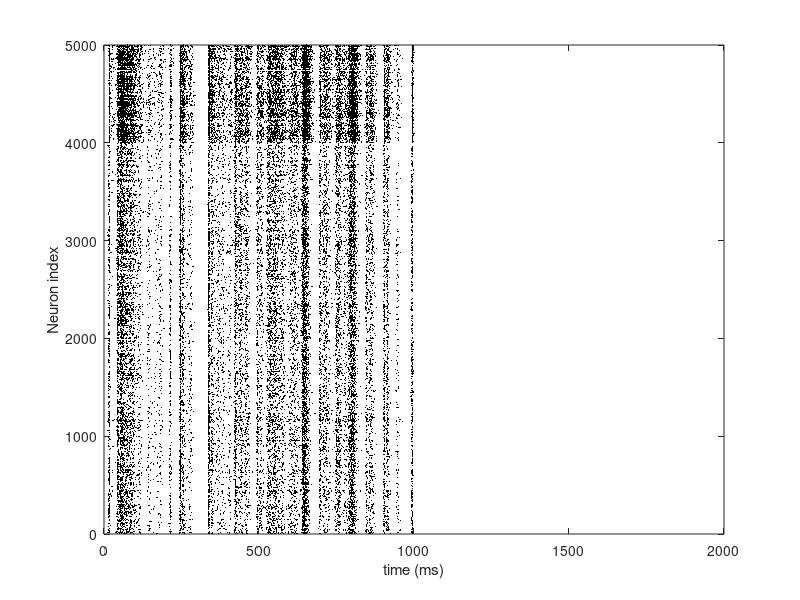
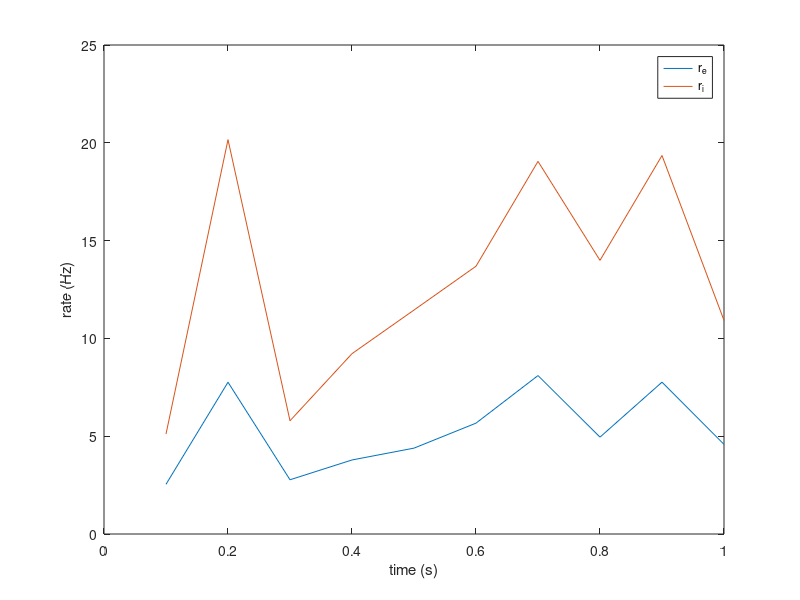
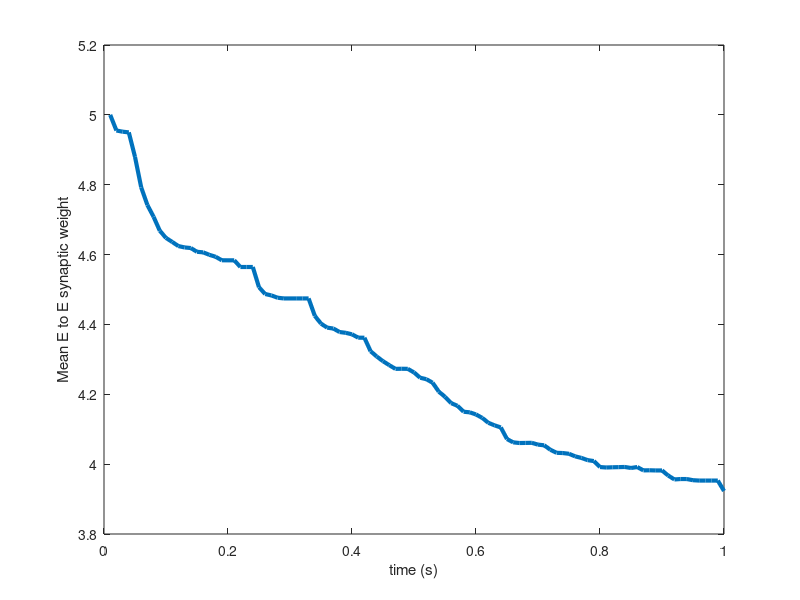

Source code (MATLAB) for these figures, in order: (Note: this script raises an error after producing the figures.)
%% Simulation of an EE plastic balanced network. April 2020.
%%% This code simulates a single run of a balanced network with Kohonen's
%%% rule on EE synapses.

clear

rng(1);

% Number of neurons in each population
N = 5000;
Ne=0.8*N;
Ni=0.2*N;

% Number of neurons in ffwd layer
Nx=0.2*N;

% Recurrent net connection probabilities
P=[0.1 0.1; 0.1 0.1];

% Ffwd connection probs
Px=[.1; .1];

%%%
% Correlation between the spike trains in the ffwd layer
c=0.1;

% Timescale of correlation
taujitter=5;

% Mean connection strengths between each cell type pair
Jm=[5 -100; 112.5 -250]/sqrt(N);
Jxm=[180; 135]/sqrt(N);

% Time (in ms) for sim
T=1000;

% Time discretization
dt=.1;

% Proportions
qe=Ne/N;
qi=Ni/N;
qf=Nx/N;

% FFwd spike train rate (in kHz)
rx=10/1000;

% Number of time bins
Nt=round(T/dt);
time=dt:dt:T;

% Extra stimulus: Istim is a time-dependent stimulus
% it is delivered to all neurons with weights given by JIstim.
% Specifically, the stimulus to neuron j at time index i is:
% Istim(i)*JIstim(j)
Istim=zeros(size(time)); 
Istim(time>T/2)=0; 
jestim=0; 
jistim=0;
Jstim=sqrt(N)*[jestim*ones(Ne,1); jistim*ones(Ni,1)]; 

% Build mean field matrices
Q=[qe qi; qe qi];
Qf=[qf; qf];
W=P.*(Jm*sqrt(N)).*Q;
Wx=Px.*(Jxm*sqrt(N)).*Qf;

% Synaptic timescales
taux=10;
taue=8;
taui=4;

% Generate connectivity matrices
tic
J=[Jm(1,1)*binornd(1,P(1,1),Ne,Ne) Jm(1,2)*binornd(1,P(1,2),Ne,Ni); ...
   Jm(2,1)*binornd(1,P(2,1),Ni,Ne) Jm(2,2)*binornd(1,P(2,2),Ni,Ni)];
Jx=[Jxm(1)*binornd(1,Px(1),Ne,Nx); Jxm(2)*binornd(1,Px(2),Ni,Nx)];
tGen=toc;
disp(sprintf('\nTime to generate connections: %.2f sec',tGen))


%%% Make correlated Poisson spike times for ffwd layer
tic
if(c<1e-5) % If uncorrelated
    nspikeX=poissrnd(Nx*rx*T);
    st=rand(nspikeX,1)*T;
    sx=zeros(2,numel(st));
    sx(1,:)=sort(st);
    sx(2,:)=randi(Nx,1,numel(st)); % neuron indices
    clear st;
else % If correlated
    rm=rx/c; % Firing rate of mother process
    nstm=poissrnd(rm*T); % Number of mother spikes
    stm=rand(nstm,1)*T; % spike times of mother process    
    maxnsx=T*rx*Nx*1.2; % Max num spikes
    sx=zeros(2,maxnsx);
    ns=0;
    for j=1:Nx  % For each ffwd spike train
        ns0=binornd(nstm,c); % Number of spikes for this spike train
        st=randsample(stm,ns0); % Sample spike times randomly
        st=st+taujitter*randn(size(st)); % jitter spike times
        st=st(st>0 & st<T); % Get rid of out-of-bounds times
        ns0=numel(st); % Re-compute spike count
        sx(1,ns+1:ns+ns0)=st; % Set the spike times and indices        
        sx(2,ns+1:ns+ns0)=j;
        ns=ns+ns0;
    end

    % Get rid of padded zeros
    sx = sx(:,sx(1,:)>0);
    
    % Sort by spike time
    [~,I] = sort(sx(1,:));
    sx = sx(:,I);
    
    
    nspikeX=size(sx,2);
    
end
tGenx=toc;
disp(sprintf('\nTime to generate ffwd spikes: %.2f sec',tGenx))


% Neuron parameters
Cm=1;
gL=1/15;
EL=-72;
Vth=-50;
Vre=-75;
DeltaT=1;
VT=-55;

% Plasticity parameters. Set the upper bound.
gamma=1;
beta=2/sqrt(N);
eta=0.1; % Learning rate 
tauSTDP=200;

% Random initial voltages
V0=rand(N,1)*(VT-Vre)+Vre;

% Maximum number of spikes for all neurons
% in simulation. Make it 50Hz across all neurons
% If there are more spikes, the simulation will
% terminate
maxns=ceil(.05*N*T);

% Indices of neurons to record currents, voltages
nrecord0=100; % Number to record from each population
Irecord=[randperm(Ne,nrecord0) randperm(Ni,nrecord0)+Ne];
numrecord=numel(Irecord); % total number to record

% Synaptic weights to record. 
% The first row of Jrecord is the postsynaptic indices
% The second row is the presynaptic indices
nJrecord0=1000; % Number to record
[II,JJ]=find(J(1:Ne,1:Ne)); % Find non-zero E to E weights
III=randperm(numel(II),nJrecord0); % Choose some at random to record
II=II(III);
JJ=JJ(III);
Jrecord=[II JJ]'; % Record these
numrecordJ=size(Jrecord,2);
if(size(Jrecord,1)~=2)
    error('Jrecord must be 2xnumrecordJ');
end

% Number of time bins to average over when recording
nBinsRecord=100;%20;
dtRecord=nBinsRecord*dt;
timeRecord=dtRecord:dtRecord:T;
Ntrec=numel(timeRecord);

% Integer division function
IntDivide=@(n,k)(floor((n-1)/k)+1);

V=V0;
Ie=zeros(N,1);
Ii=zeros(N,1);
Ix=zeros(N,1);
x=zeros(N,1);
IeRec=zeros(numrecord,Ntrec);
IiRec=zeros(numrecord,Ntrec);
IxRec=zeros(numrecord,Ntrec);
IeRecord=zeros(N,1);
IiRecord=zeros(N,1);
IxRecord=zeros(N,1);
Ie_Record_Wholetime = zeros(1,T/dt);
Ii_Record_Wholetime = zeros(1,T/dt);
conv_Spike=zeros(N,1);
conv_Spike_X=zeros(Nx,1);
sum_conv_Spike = zeros(N,1);
sum_conv_Spike_X = zeros(Nx,1);

VRec=zeros(numrecord,Ntrec);
wRec=zeros(numrecord,Ntrec);
JRec=zeros(1,Ntrec);
iFspike=1;
s=zeros(2,maxns);
nspike=0;
TooManySpikes=0;

tic
for i=1:numel(time)

    % Propogate ffwd spikes
    while(sx(1,iFspike)<=time(i) && iFspike<nspikeX)
        jpre=sx(2,iFspike);
        Ix=Ix+Jx(:,jpre)/taux;
        Spikes_X = zeros(Nx,1);
        Spikes_X(jpre) = 1;
        conv_Spike_X(:,1) = conv_Spike_X(:,1) + Spikes_X;        
        iFspike=iFspike+1;
    end
    
    
    % Euler update to V
    V=V+(dt/Cm)*(Istim(i)*Jstim+Ie+Ii+Ix+gL*(EL-V)+gL*DeltaT*exp((V-VT)/DeltaT));
    
    % Find which neurons spiked
    Ispike=find(V>=Vth);    
    
    % If there are spikes
    if(~isempty(Ispike))

        % Store spike times and neuron indices
        if(nspike+numel(Ispike)<=maxns)
            s(1,nspike+1:nspike+numel(Ispike))=time(i);
            s(2,nspike+1:nspike+numel(Ispike))=Ispike;
        else
            TooManySpikes=1;
            break;
        end
                
        
        % Update synaptic currents
        Ie=Ie+sum(J(:,Ispike(Ispike<=Ne)),2)/taue;    
        Ii=Ii+sum(J(:,Ispike(Ispike>Ne)),2)/taui;            
        
        % Get actual current coming out of each neuron.
        Spikes = zeros(N,1);
        Spikes(Ispike) = 1;
        conv_Spike(:,1) = conv_Spike(:,1) + Spikes;         
        
        
        % If there is plasticity
        if(eta~=0)
            % Update synaptic weights according to plasticity rules
            % E to E after presynaptic spike    
            J(1:Ne,Ispike(Ispike<=Ne))=J(1:Ne,Ispike(Ispike<=Ne))+ ... 
                +gamma*beta*repmat(eta*(x(1:Ne)),1,nnz(Ispike<=Ne)).*(J(1:Ne,Ispike(Ispike<=Ne))~=0);
            % E to E after a postsynaptic spike
            J(Ispike(Ispike<=Ne),1:Ne)=J(Ispike(Ispike<=Ne),1:Ne)+ ... 
                -gamma*eta*(J(Ispike(Ispike<=Ne),1:Ne));
        end
        
        % Update rate estimates for plasticity rules
        x(Ispike)=x(Ispike)+1;
        
        % Update cumulative number of spikes
        nspike=nspike+numel(Ispike);
    end            
    
    % Euler update to synaptic currents
    Ie=Ie-dt*Ie/taue;
    Ii=Ii-dt*Ii/taui;
    Ix=Ix-dt*Ix/taux;
    conv_Spike(1:Ne,1)=conv_Spike(1:Ne,1)-dt*conv_Spike(1:Ne,1)/taue;
    conv_Spike(Ne+1:N,1)=conv_Spike(Ne+1:N,1)-dt*conv_Spike(Ne+1:N,1)/taui;
    conv_Spike_X(:,1)=conv_Spike_X(:,1)-dt*conv_Spike_X(:,1)/taux;
     
    % Update time-dependent firing rates for plasticity
    x(1:Ne)=x(1:Ne)-dt*x(1:Ne)/tauSTDP;
    x(Ne+1:end)=x(Ne+1:end)-dt*x(Ne+1:end)/tauSTDP;
    
    % This makes plots of V(t) look better.
    % All action potentials reach Vth exactly. 
    % This has no real effect on the network sims
    V(Ispike)=Vth;
    
    % Store recorded variables
    ii=IntDivide(i,nBinsRecord); 
    IeRec(:,ii)=IeRec(:,ii)+Ie(Irecord);
    IiRec(:,ii)=IiRec(:,ii)+Ii(Irecord);
    IxRec(:,ii)=IxRec(:,ii)+Ix(Irecord);
    VRec(:,ii)=VRec(:,ii)+V(Irecord);
    JRec(1,ii)=mean(J(sub2ind(size(J),Jrecord(1,:),Jrecord(2,:))));
    
    % Reset mem pot.
    V(Ispike)=Vre;
    
    if i>=T/2/dt
        sum_conv_Spike = sum_conv_Spike + conv_Spike(:,1);
        sum_conv_Spike_X = sum_conv_Spike_X + conv_Spike_X(:,1);
        IeRecord = IeRecord + Ie;
        IiRecord = IiRecord + Ii;
        IxRecord = IxRecord + Ix;
    end
    
    Ie_Record_Wholetime(1,i) = mean(Ie(1:Ne));
    Ii_Record_Wholetime(1,i) = mean(Ii(1:Ne));

    
end
IeRec=IeRec/nBinsRecord; % Normalize recorded variables by # bins
IiRec=IiRec/nBinsRecord;
IxRec=IxRec/nBinsRecord;
VRec=VRec/nBinsRecord;

% did computation online, so now divide to get the average.
IeRecord = IeRecord/(numel(time)/2);
IiRecord = IiRecord/(numel(time)/2);
IxRecord = IxRecord/(numel(time)/2);

s=s(:,1:nspike); % Get rid of padding in s
tSim=toc;
disp(sprintf('\nTime for simulation: %.2f min',tSim/60))


%% Make a raster plot of first 500 neurons 
% s(1,:) are the spike times
% s(2,:) are the associated neuron indices
figure
plot(s(1,s(2,:)<5000),s(2,s(2,:)<5000),'k.','Markersize',0.25)
xlabel('time (ms)')
ylabel('Neuron index')
xlim([0 2000])

% Mean rate of each neuron (excluding burn-in period)
Tburn=T/2;
reSim=hist(s(2,s(1,:)>Tburn & s(2,:)<=Ne),1:Ne)/(T-Tburn);
riSim=hist(s(2,s(1,:)>Tburn & s(2,:)>Ne)-Ne,1:Ni)/(T-Tburn);

% Mean rate over E and I pops
reMean=mean(reSim);
riMean=mean(riSim);
disp(sprintf('\nMean E and I rates from sims: %.2fHz %.2fHz',1000*reMean,1000*riMean))

% Time-dependent mean rates
dtRate=100; % ms
eRateT=hist(s(1,s(2,:)<=Ne),1:dtRate:T)/(dtRate*Ne);
iRateT=hist(s(1,s(2,:)>Ne),1:dtRate:T)/(dtRate*Ni);

% Plot time-dependent rates
figure
plot((dtRate:dtRate:T)/1000,1000*eRateT)
hold on
plot((dtRate:dtRate:T)/1000,1000*iRateT)
legend('r_e','r_i')
ylabel('rate (Hz)')
xlabel('time (s)')

%% If plastic, plot mean connection weights over time
if(eta~=0)
    figure;
    plot(timeRecord/1000,JRec*sqrt(N), 'linewidth',3)
    xlabel('time (s)')
    ylabel('Mean E to E synaptic weight')
    
    figure;
    histogram(nonzeros(J(1:Ne,1:Ne)*sqrt(N)))
    xlabel('j_{EE}')
    ylabel('Count')

end


%% All the code below computes spike count covariances and correlations
%%% We want to compare the resulting covariances to what is predicted by
%%% the theory, first for non-plastic netowrks (eta=0)

% Compute spike count covariances over windows of size
% winsize starting at time T1 and ending at time T2.
winsize=250; 
T1=T/2; % Burn-in period of 250 ms
T2=T;   % Compute covariances until end of simulation
C=SpikeCountCov(s,N,T1,T2,winsize);


% Get mean spike count covariances over each sub-pop
[II,JJ]=meshgrid(1:N,1:N);
mCee=mean(C(II<=Ne & JJ<=II));
mCei=mean(C(II<=Ne & JJ>Ne));
mCii=mean(C(II>Ne & JJ>II));

% Mean-field spike count cov matrix
% Compare this to the theoretical prediction
mC=[mCee mCei; mCei mCii]

% Compute spike count correlations
% This takes a while, so make it optional
ComputeSpikeCountCorrs=0;
if(ComputeSpikeCountCorrs)
    
    % Get correlation matrix from cov matrix
    tic
    R=corrcov(C);
    toc
    
    mRee=mean(R(II<=Ne & JJ<=II & isfinite(R)));
    mRei=mean(R(II<=Ne & JJ>Ne & isfinite(R)));
    mRii=mean(R(II>Ne & JJ>II & isfinite(R)));

    % Mean-field spike count correlation matrix
    mR=[mRee mRei; mRei mRii]


end


%% Compute distribution of CV of ISI's. - optional
% Column 1 has spike times and column 2 the neuron index
ComputeCV=0;
if ComputeCV~=0
    spikeTrain = transpose(s);
    % Sort neuron index in ascending order, keeping the correct spike time for
    % each one of them.
    spikeTrain = sortrows(spikeTrain,2);
    
    tic
    BadValue_index = zeros(N-1,1);
    spikes = cell(N,1);
    for i=1:N-1
        
        BadValue_index(i+1) = BadValue_index(i) + sum(spikeTrain(:,2) == i);
        
        spikes{i} = spikeTrain(BadValue_index(i)+1:BadValue_index(i+1),1);
        
    end
    for i=1:N
        if isempty(spikes{i})
            spikes{i} = [];
        end
    end
    ISI=cell(N,1);
    for i=1:N
        ISI{i} = diff(spikes{i}(:),1,1);
        sigma(i) = std(ISI{i}(:));
        mu(i) = mean(ISI{i}(:));
    end
    tSim=toc;
    disp(sprintf('\nTime for CV: %.2f min',tSim/60))
    
    CV_ISI = sigma./mu;
    CV_ISI = CV_ISI(~isnan(CV_ISI));
    
    % Plot distribution of ISI's.
    figure;
    histogram(CV_ISI(CV_ISI~=0),1000)
    
    MEAN_CV_ISI = mean(CV_ISI(CV_ISI~=0))
    
end

%% Compute cov(J,S) to check if this is the issue with weights.
% Use the final steady state weights and the final currents: Ii, Ie,Ix.
mean_conv_Spike = sum_conv_Spike/(T/dt/2);
mean_conv_Spike_X = sum_conv_Spike_X/(T/dt/2);

Mean_J_times_Se = zeros(N,1);
Mean_JSe = zeros(N,1);
for i = 1:N
    Mean_J_times_Se(i) = mean( J(i,1:Ne) .* mean_conv_Spike(1:Ne)' ); 
    Mean_JSe(i) =  mean( J(i,1:Ne) ) * mean(mean_conv_Spike(1:Ne)');
end
figure; hold on
plot(Mean_J_times_Se)
plot(Mean_JSe)
plot(Mean_J_times_Se - Mean_JSe, 'linewidth',1)
xlabel('N','fontsize',15)

leg = legend('mean(J*Si)','mean(J)*mean(Si)','cov(J,Si)');
leg.FontSize=11;

mean(Mean_J_times_Se)
mean(Mean_JSe)
mean(Mean_J_times_Se) - mean(Mean_JSe)
-100*(mean(Mean_J_times_Se) - mean(Mean_JSe))/mean(Mean_J_times_Se)

%% Compute correlations between E to E synapses over time.
tic
Corr_EE_syn = corr(JRec(:,T/dt/nBinsRecord/2:end)');
toc
colvect= Corr_EE_syn(find(~tril(ones(size(Corr_EE_syn)))));
Avg_Corr_EE = mean( colvect )

%% Here we check if <Jr> is well approximated by <J><r> or not.

R_e_sims = mean(IeRecord(1:Ne)+IiRecord(1:Ne))
R_i_sims = mean(IeRecord(Ne+1:N)+IiRecord(Ne+1:N))

W(1,1) = 0.1*(mean(nonzeros(J(1:Ne,1:Ne)))*sqrt(N))*0.8;
eFR = mean(reSim); iFR = mean(riSim);
R_e_theory = (W(1,1) * eFR + W(1,2) * iFR)*sqrt(N)
R_i_theory = (W(2,1) * eFR + W(2,2) * iFR)*sqrt(N)


 
